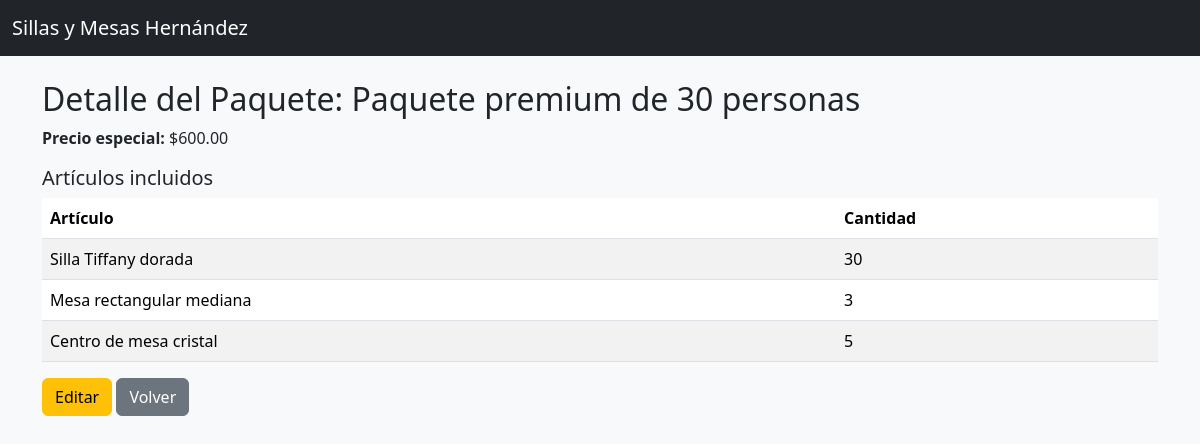
Screenshot of /php/ver_paquete.php?id=2 with the database file from the repository.
### tables this page shows
CREATE TABLE Paquete (
    idPaquete INT AUTO_INCREMENT PRIMARY KEY,
    nombre VARCHAR(100) NOT NULL,
    precioEspecial DECIMAL(10,2)
);

CREATE TABLE PaqueteArticulo (
    idPaquete INT,
    idArticulo INT,
    cantidad INT NOT NULL,
    PRIMARY KEY (idPaquete, idArticulo),
    FOREIGN KEY (idPaquete) REFERENCES Paquete(idPaquete)
        ON DELETE CASCADE,
    FOREIGN KEY (idArticulo) REFERENCES Articulo(idArticulo)
        ON DELETE CASCADE
);

CREATE TABLE Articulo (
    idArticulo INT AUTO_INCREMENT PRIMARY KEY,
    nombre VARCHAR(100) NOT NULL,
    estado VARCHAR(20) DEFAULT 'Disponible',
    cantidadTotal INT NOT NULL DEFAULT 0,
    cantidadDisponible INT NOT NULL DEFAULT 0,
    cantidadEnUso INT NOT NULL DEFAULT 0,
    cantidadDanada INT NOT NULL DEFAULT 0,
    costoRenta DECIMAL(10,2) NOT NULL
);

### php/ver_paquete.php (the view, shortened to what this page needs)
<?php
require_once "conexion.php";
$id = isset($_GET['id']) ? intval($_GET['id']) : 0;
try {
    $stmt = $conn->prepare("SELECT * FROM Paquete WHERE idPaquete = :id");
    $stmt->execute([':id' => $id]);
    $paquete = $stmt->fetch(PDO::FETCH_ASSOC);
    $stmt = $conn->prepare("
        SELECT A.nombre, PA.cantidad
        FROM PaqueteArticulo PA
        JOIN Articulo A ON PA.idArticulo = A.idArticulo
        WHERE PA.idPaquete = :id
    ");
    $stmt->execute([':id' => $id]);
    $articulos = $stmt->fetchAll(PDO::FETCH_ASSOC);
} catch (PDOException $e) {
    die("Error al leer paquete: " . htmlspecialchars($e->getMessage()));
}
?>
<!DOCTYPE html>
<html lang="es">
<head>
  <link href="https://cdn.jsdelivr.net/npm/bootstrap@5.3.3/dist/css/bootstrap.min.css" rel="stylesheet">
</head>
<body class="bg-light">
<nav class="navbar navbar-expand-lg navbar-dark bg-dark">
  <div class="container-fluid">
    <a class="navbar-brand" href="index.php">Sillas y Mesas Hernández</a>
  </div>
</nav>
<div class="container mt-4">
  <h2>Detalle del Paquete: <?= htmlspecialchars($paquete['nombre']) ?></h2>
  <p><strong>Precio especial:</strong> $<?= number_format($paquete['precioEspecial'], 2) ?></p>
  <h5>Artículos incluidos</h5>
  <table class="table table-striped">
    <thead><tr><th>Artículo</th><th>Cantidad</th></tr></thead>
    <tbody>
      <?php foreach ($articulos as $a): ?>
      <tr>
        <td><?= htmlspecialchars($a['nombre']) ?></td>
        <td><?= htmlspecialchars($a['cantidad']) ?></td>
      </tr>
      <?php endforeach; ?>
    </tbody>
  </table>
  <a href="editar_paquete.php?id=<?= $paquete['idPaquete'] ?>" class="btn btn-warning">Editar</a>
  <a href="paquetes.php" class="btn btn-secondary">Volver</a>
</div>
</body>
</html>

### rows the page displays
paquete: nombre "Paquete premium de 30 personas", precioEspecial "600.00"
paquetearticulo: idArticulo.nombre "Silla Tiffany dorada", cantidad "30"
paquetearticulo: idArticulo.nombre "Mesa rectangular mediana", cantidad "3"
paquetearticulo: idArticulo.nombre "Centro de mesa cristal", cantidad "5"
